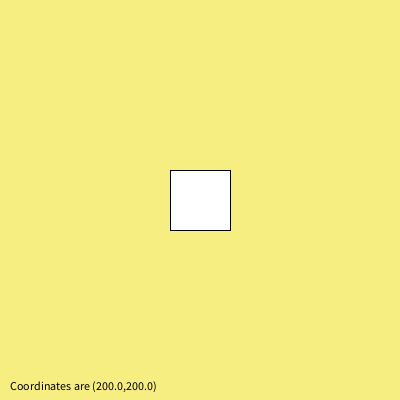
Frame 1 (no input)
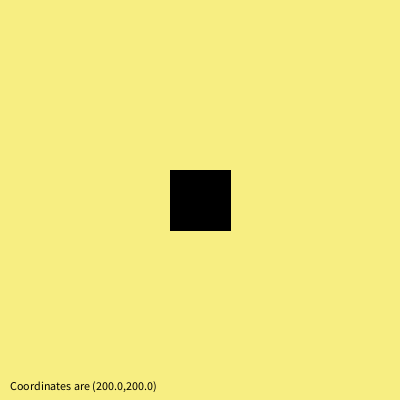
Frame 60 (the mouse pressed at the canvas centre just before this capture)
Frame 120 (the mouse held since frame 60 and released just before this capture): identical to frame 60, image omitted

The Processing sketch that drew these frames (run headless with seeded random() and noise(); from frame 60 on, the mouse is pressed at the canvas centre):

// Processing sketch: TravellingSquare
// ── TravellingSquare.pde
float x;
float y;
String displayMessage;

void setup(){
  size(400,400);
  rectMode(CENTER);
  x = width/2;
  y = height/2;
}

void draw(){
  background(#F7EE82);
  rect(x,y,60,60);
  displayMessage = "Coordinates are (" + x + "," + y + ")";
  fill(#000000);
  text(displayMessage,10,width-10);
}

void keyPressed (){
  if(key == 'd'){
    if(x < width - 30){
      x = x+1;
    }
  }
  if (key == 'a'){
    if(x > 30){
      x = x-1;
    }
  }
  if(key == 's'){
    if(y < height - 30){
      y = y+1;
    }
  }
  if(key == 'w'){
    if(y > 30){
      y = y-1;
    }
  }  
}
